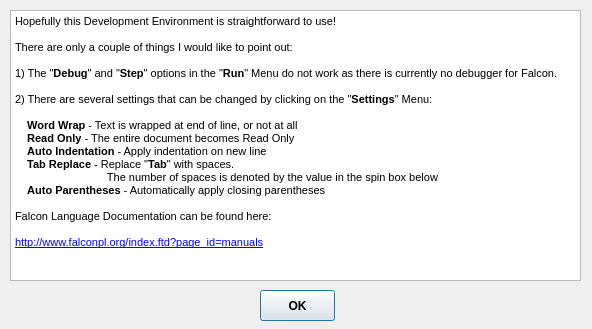
<?xml version="1.0" encoding="UTF-8"?>
<ui version="4.0">
 <class>Help</class>
 <widget class="QDialog" name="Help">
  <property name="windowModality">
   <enum>Qt::ApplicationModal</enum>
  </property>
  <property name="geometry">
   <rect>
    <x>0</x>
    <y>0</y>
    <width>592</width>
    <height>329</height>
   </rect>
  </property>
  <property name="windowTitle">
   <string>About Falcon Development Environment</string>
  </property>
  <property name="modal">
   <bool>true</bool>
  </property>
  <widget class="QTextBrowser" name="textBrowser">
   <property name="geometry">
    <rect>
     <x>10</x>
     <y>10</y>
     <width>571</width>
     <height>271</height>
    </rect>
   </property>
   <property name="html">
    <string>&lt;!DOCTYPE HTML PUBLIC &quot;-//W3C//DTD HTML 4.0//EN&quot; &quot;http://www.w3.org/TR/REC-html40/strict.dtd&quot;&gt;
&lt;html&gt;&lt;head&gt;&lt;meta name=&quot;qrichtext&quot; content=&quot;1&quot; /&gt;&lt;style type=&quot;text/css&quot;&gt;
p, li { white-space: pre-wrap; }
&lt;/style&gt;&lt;/head&gt;&lt;body style=&quot; font-family:'MS Shell Dlg 2'; font-size:8.25pt; font-weight:400; font-style:normal;&quot;&gt;
&lt;p style=&quot; margin-top:0px; margin-bottom:0px; margin-left:0px; margin-right:0px; -qt-block-indent:0; text-indent:0px;&quot;&gt;Hopefully this Development Environment is straightforward to use!&lt;/p&gt;
&lt;p style=&quot;-qt-paragraph-type:empty; margin-top:0px; margin-bottom:0px; margin-left:0px; margin-right:0px; -qt-block-indent:0; text-indent:0px;&quot;&gt;&lt;br /&gt;&lt;/p&gt;
&lt;p style=&quot; margin-top:0px; margin-bottom:0px; margin-left:0px; margin-right:0px; -qt-block-indent:0; text-indent:0px;&quot;&gt;There are only a couple of things I would like to point out:&lt;/p&gt;
&lt;p style=&quot;-qt-paragraph-type:empty; margin-top:0px; margin-bottom:0px; margin-left:0px; margin-right:0px; -qt-block-indent:0; text-indent:0px;&quot;&gt;&lt;br /&gt;&lt;/p&gt;
&lt;p style=&quot; margin-top:0px; margin-bottom:0px; margin-left:0px; margin-right:0px; -qt-block-indent:0; text-indent:0px;&quot;&gt;1) The &amp;quot;&lt;span style=&quot; font-weight:600;&quot;&gt;Debug&lt;/span&gt;&amp;quot; and &amp;quot;&lt;span style=&quot; font-weight:600;&quot;&gt;Step&lt;/span&gt;&amp;quot; options in the &amp;quot;&lt;span style=&quot; font-weight:600;&quot;&gt;Run&lt;/span&gt;&amp;quot; Menu do not work as there is currently no debugger for Falcon.&lt;/p&gt;
&lt;p style=&quot;-qt-paragraph-type:empty; margin-top:0px; margin-bottom:0px; margin-left:0px; margin-right:0px; -qt-block-indent:0; text-indent:0px;&quot;&gt;&lt;br /&gt;&lt;/p&gt;
&lt;p style=&quot; margin-top:0px; margin-bottom:0px; margin-left:0px; margin-right:0px; -qt-block-indent:0; text-indent:0px;&quot;&gt;2) There are several settings that can be changed by clicking on the &amp;quot;&lt;span style=&quot; font-weight:600;&quot;&gt;Settings&lt;/span&gt;&amp;quot; Menu:&lt;/p&gt;
&lt;p style=&quot;-qt-paragraph-type:empty; margin-top:0px; margin-bottom:0px; margin-left:0px; margin-right:0px; -qt-block-indent:0; text-indent:0px;&quot;&gt;&lt;br /&gt;&lt;/p&gt;
&lt;p style=&quot; margin-top:0px; margin-bottom:0px; margin-left:0px; margin-right:0px; -qt-block-indent:0; text-indent:0px;&quot;&gt;    &lt;span style=&quot; font-weight:600;&quot;&gt;Word Wrap&lt;/span&gt; - Text is wrapped at end of line, or not at all&lt;/p&gt;
&lt;p style=&quot; margin-top:0px; margin-bottom:0px; margin-left:0px; margin-right:0px; -qt-block-indent:0; text-indent:0px;&quot;&gt;    &lt;span style=&quot; font-weight:600;&quot;&gt;Read Only&lt;/span&gt; - The entire document becomes Read Only&lt;/p&gt;
&lt;p style=&quot; margin-top:0px; margin-bottom:0px; margin-left:0px; margin-right:0px; -qt-block-indent:0; text-indent:0px;&quot;&gt;    &lt;span style=&quot; font-weight:600;&quot;&gt;Auto Indentation&lt;/span&gt; - Apply indentation on new line&lt;/p&gt;
&lt;p style=&quot; margin-top:0px; margin-bottom:0px; margin-left:0px; margin-right:0px; -qt-block-indent:0; text-indent:0px;&quot;&gt;    &lt;span style=&quot; font-weight:600;&quot;&gt;Tab Replace&lt;/span&gt; - Replace &amp;quot;&lt;span style=&quot; font-weight:600;&quot;&gt;Tab&lt;/span&gt;&amp;quot; with spaces. &lt;/p&gt;
&lt;p style=&quot; margin-top:0px; margin-bottom:0px; margin-left:0px; margin-right:0px; -qt-block-indent:0; text-indent:0px;&quot;&gt;	    The number of spaces is denoted by the value in the spin box below&lt;/p&gt;
&lt;p style=&quot; margin-top:0px; margin-bottom:0px; margin-left:0px; margin-right:0px; -qt-block-indent:0; text-indent:0px;&quot;&gt;    &lt;span style=&quot; font-weight:600;&quot;&gt;Auto Parentheses&lt;/span&gt; - Automatically apply closing parentheses&lt;/p&gt;
&lt;p style=&quot; margin-top:0px; margin-bottom:0px; margin-left:0px; margin-right:0px; -qt-block-indent:0; text-indent:0px;&quot;&gt;	&lt;/p&gt;
&lt;p style=&quot; margin-top:0px; margin-bottom:0px; margin-left:0px; margin-right:0px; -qt-block-indent:0; text-indent:0px;&quot;&gt;Falcon Language Documentation can be found here:&lt;/p&gt;
&lt;p style=&quot;-qt-paragraph-type:empty; margin-top:0px; margin-bottom:0px; margin-left:0px; margin-right:0px; -qt-block-indent:0; text-indent:0px;&quot;&gt;&lt;br /&gt;&lt;/p&gt;
&lt;p style=&quot; margin-top:0px; margin-bottom:0px; margin-left:0px; margin-right:0px; -qt-block-indent:0; text-indent:0px;&quot;&gt;&lt;a href=&quot;http://www.falconpl.org/index.ftd?page_id=manuals&quot;&gt;&lt;span style=&quot; font-size:8pt; text-decoration: underline; color:#0000ff;&quot;&gt;http://www.falconpl.org/index.ftd?page_id=manuals&lt;/span&gt;&lt;/a&gt;&lt;/p&gt;&lt;/body&gt;&lt;/html&gt;</string>
   </property>
  </widget>
  <widget class="QPushButton" name="helpOK">
   <property name="geometry">
    <rect>
     <x>260</x>
     <y>290</y>
     <width>75</width>
     <height>31</height>
    </rect>
   </property>
   <property name="font">
    <font>
     <weight>75</weight>
     <bold>true</bold>
    </font>
   </property>
   <property name="text">
    <string>OK</string>
   </property>
  </widget>
 </widget>
 <resources/>
 <connections>
  <connection>
   <sender>helpOK</sender>
   <signal>clicked()</signal>
   <receiver>Help</receiver>
   <slot>close()</slot>
   <hints>
    <hint type="sourcelabel">
     <x>237</x>
     <y>305</y>
    </hint>
    <hint type="destinationlabel">
     <x>235</x>
     <y>164</y>
    </hint>
   </hints>
  </connection>
 </connections>
</ui>
